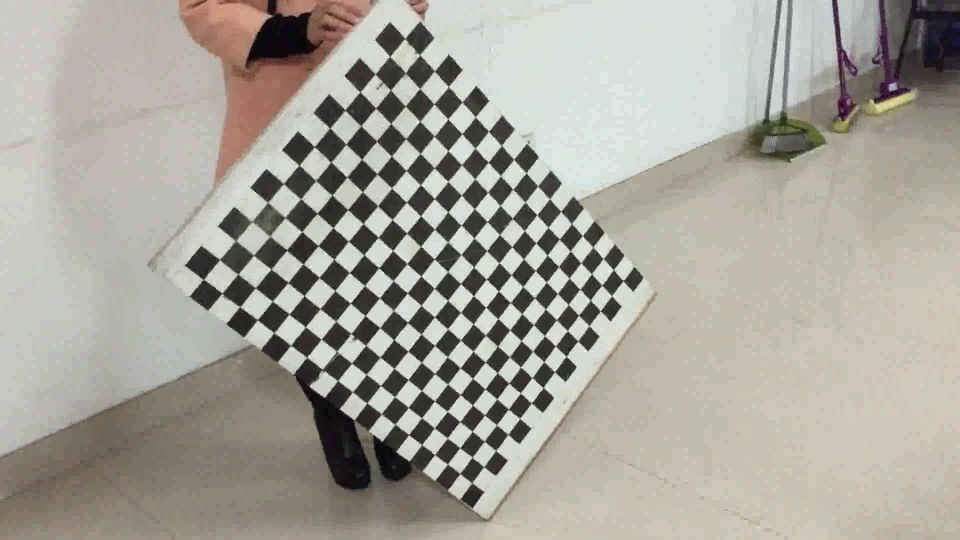
#> input picture frame 33 of ch2/videos/test.avi, 1920 x 1080 px, given in place of the camera (shown at 1/2 size)
$ python saveVideo.py   (older library calls are emulated)
#> lines starting #> are read from the running program, lines starting #| are printed output that depends on the picture
# -*- coding: utf-8 -*-
'''
从摄像头读数据转存到视频
'''
import cv2
cv2.namedWindow('frame', cv2.WINDOW_NORMAL)
cap = cv2.VideoCapture(0)
#读一帧确定帧率（fps），帧宽度和高度
#cap.get()可以获得视频的属性
#例如某些摄像头可以用cap.get(cv2.cv.CV_CAP_PROP_FPS)来确定帧率
#cap.get(cv2.cv.CV_CAP_PROP_FRAME_WIDTH)获取帧的宽度
#cap.get(cv2.cv.CV_CAP_PROP_FRAME_HEIGHT)获取帧的宽度
start=cv2.getTickCount()
ret,frame=cap.read()
#> frame is the input picture: shape (1080, 1920, 3); mean B, G, R 156.1, 164.2, 167.7
end=cv2.getTickCount()
fps=cv2.getTickFrequency()/(end-start)
height=frame.shape[0]
#> height = 1080
width=frame.shape[1]
#> width = 1920
#cv2.cv.CV_FOURCC指定输出视频的编码方式，从fourcc.org可以查询目前已有的编码方式
#编码方式的选择取决于是否安装了对应的视频编码程序
#常用的编码包括DIVX, XVID, MJPG, X264, WMV1, WMV2
#Windows推荐选择DIVX
#linux和mac推荐选择XVID
out = cv2.VideoWriter('output/capture.avi', cv2.cv.CV_FOURCC('X', 'V', 'I', 'D'), fps, (width,height))
while(True):
    ret, frame = cap.read()
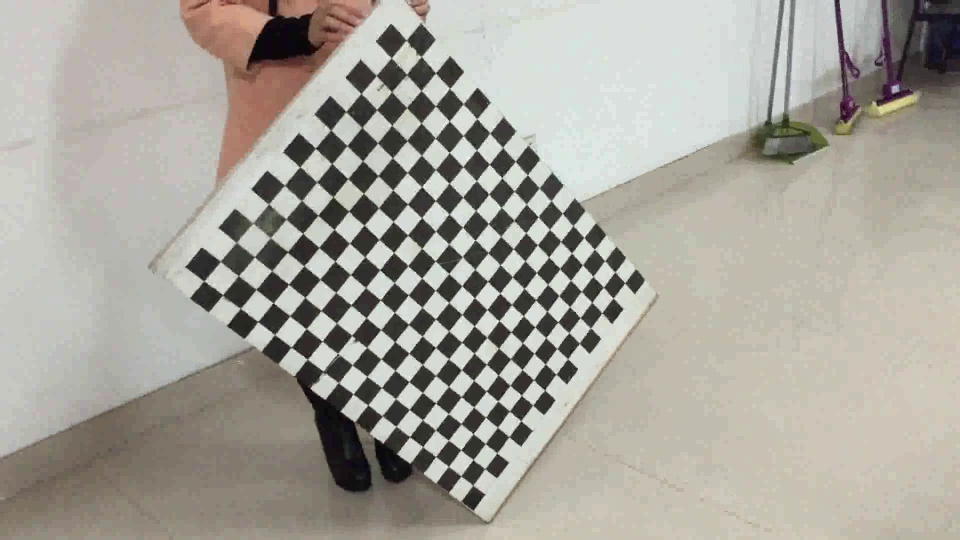
#> input picture frame 34 of ch2/videos/test.avi, 1920 x 1080 px, given in place of the camera (shown at 1/2 size)
#> frame is the input picture: shape (1080, 1920, 3); mean B, G, R 156, 164, 167.5
    print
    if ret==True:
        frame = cv2.flip(frame,1)
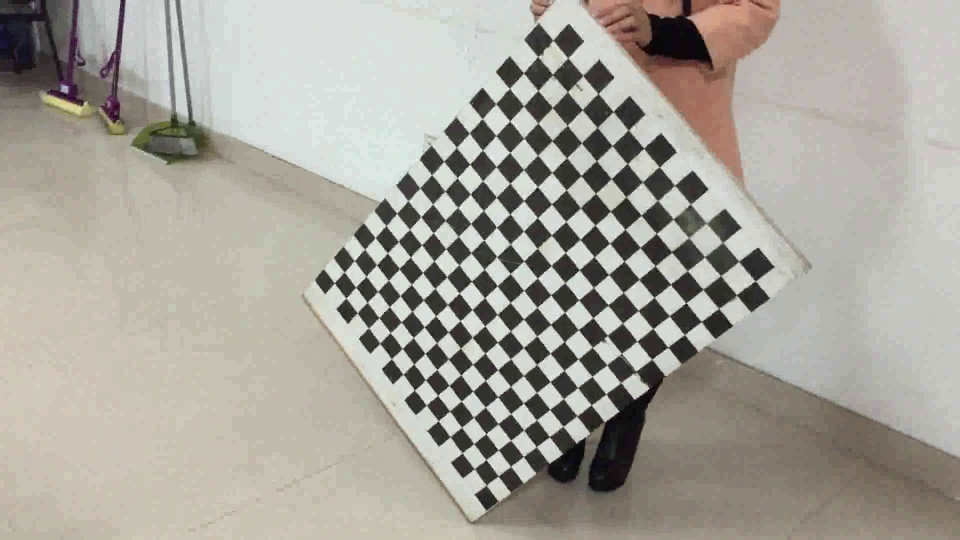
#> frame: shape (1080, 1920, 3) (shown at 1/2 size); mean B, G, R 156, 164, 167.5
        out.write(frame)
        cv2.imshow('frame',frame)
        if cv2.waitKey(1) & 0xFF == ord('q'):
#> (key q is pressed here)
            break
    else:
        break
cap.release()
out.release()
cv2.destroyAllWindows()

$ run again, starting later in the video
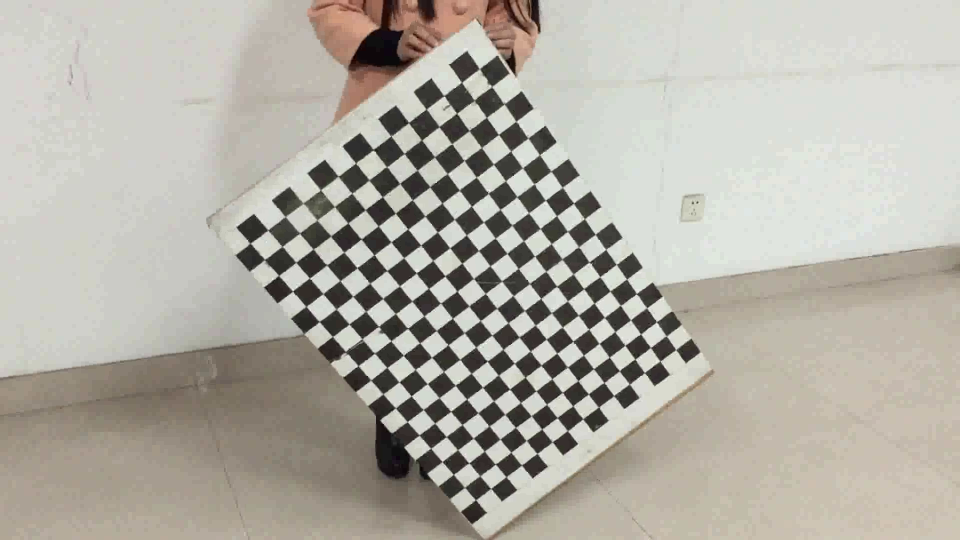
#> input picture frame 152 of ch2/videos/test.avi, 1920 x 1080 px, given in place of the camera (shown at 1/2 size)
#> frame is the input picture: shape (1080, 1920, 3); mean B, G, R 165.3, 174.5, 177.9
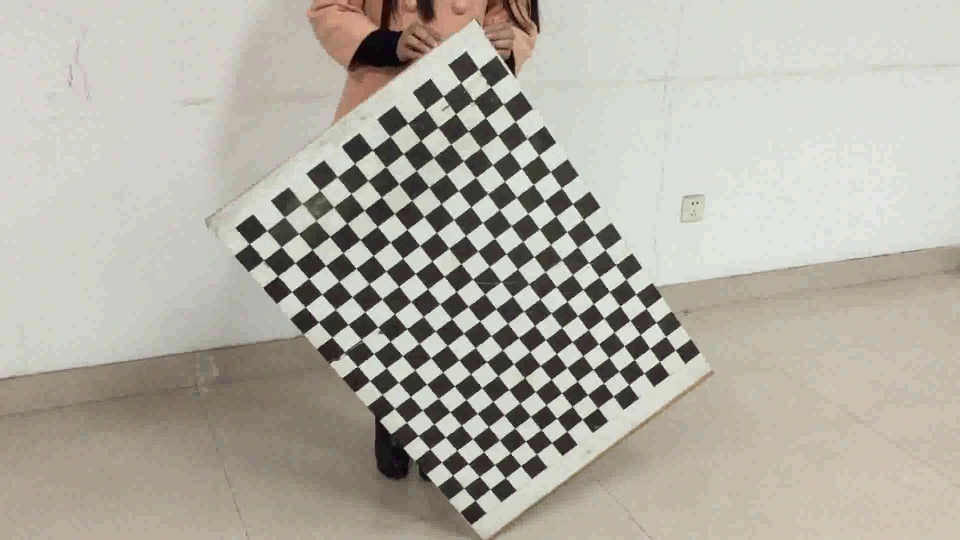
#> input picture frame 153 of ch2/videos/test.avi, 1920 x 1080 px, given in place of the camera (shown at 1/2 size)
#> frame is the input picture: shape (1080, 1920, 3); mean B, G, R 165.3, 174.4, 177.9
#> `frame = cv2.flip(frame,1)`:
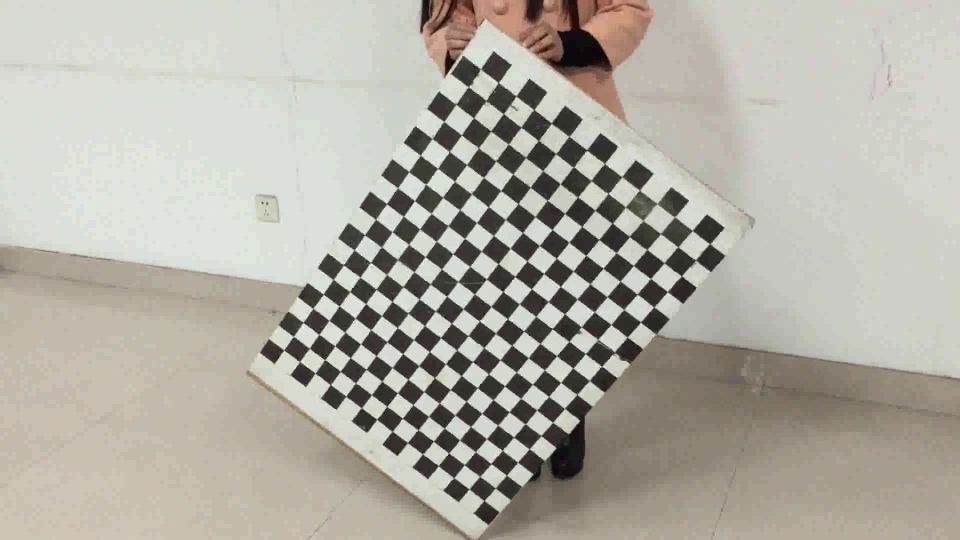
#> frame: shape (1080, 1920, 3) (shown at 1/2 size); mean B, G, R 165.3, 174.4, 177.9

$ run again, starting later in the video
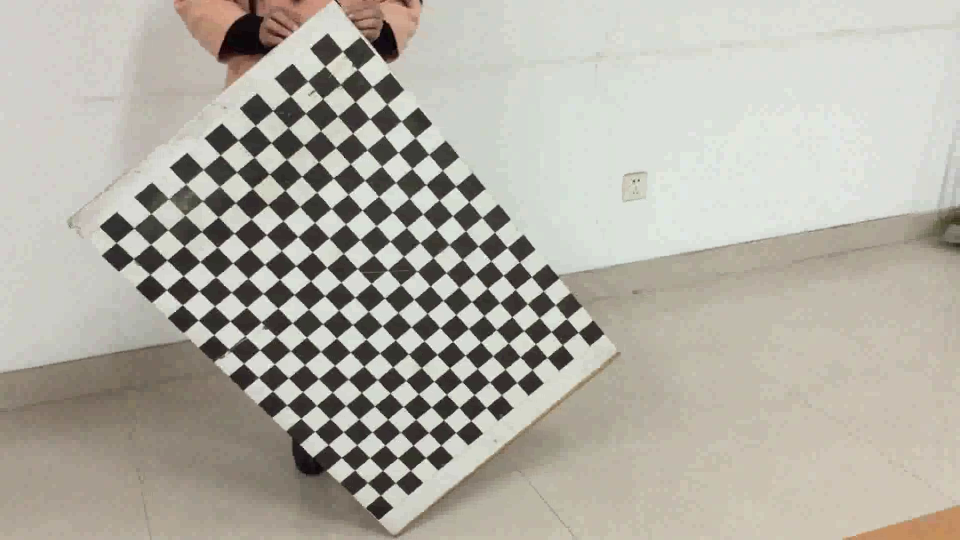
#> input picture frame 271 of ch2/videos/test.avi, 1920 x 1080 px, given in place of the camera (shown at 1/2 size)
#> frame is the input picture: shape (1080, 1920, 3); mean B, G, R 164.9, 174.5, 177.9
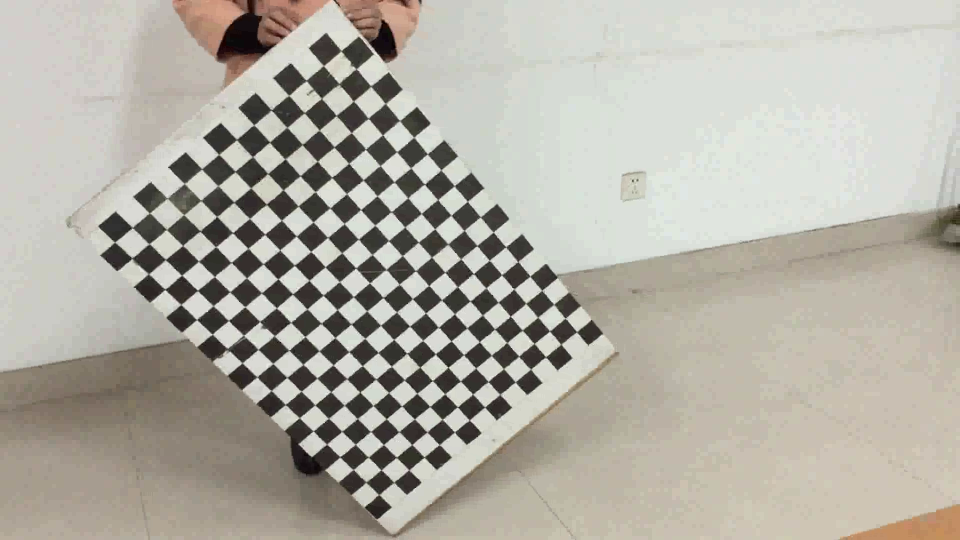
#> input picture frame 272 of ch2/videos/test.avi, 1920 x 1080 px, given in place of the camera (shown at 1/2 size)
#> frame is the input picture: shape (1080, 1920, 3); mean B, G, R 164.9, 174.6, 178
#> `frame = cv2.flip(frame,1)`:
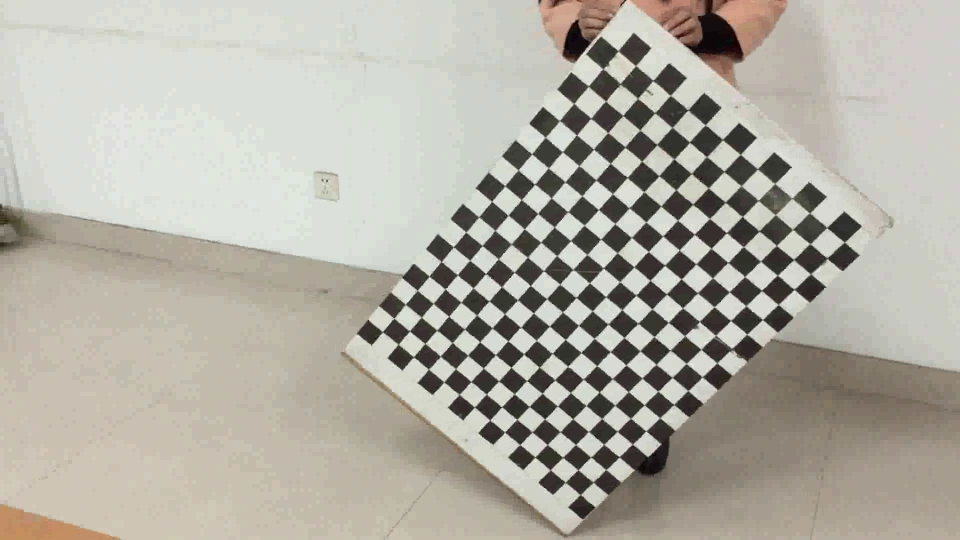
#> frame: shape (1080, 1920, 3) (shown at 1/2 size); mean B, G, R 164.9, 174.6, 178
